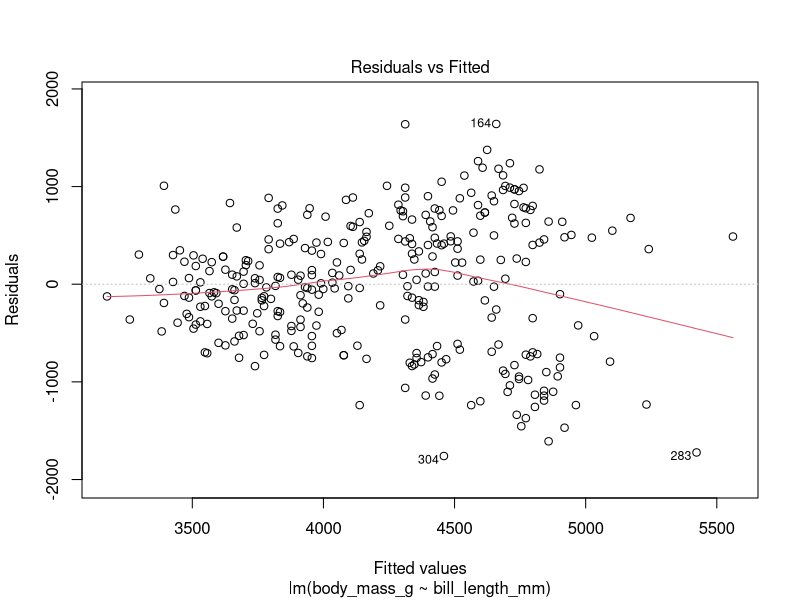
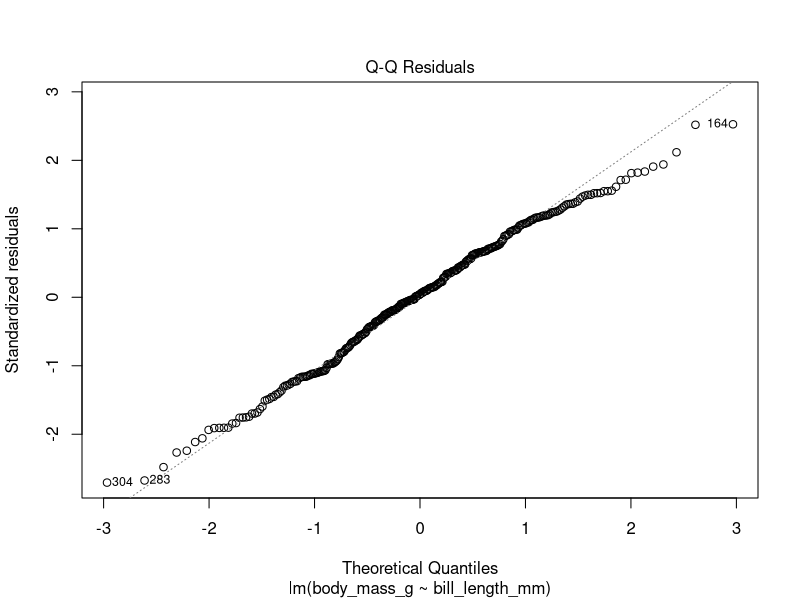
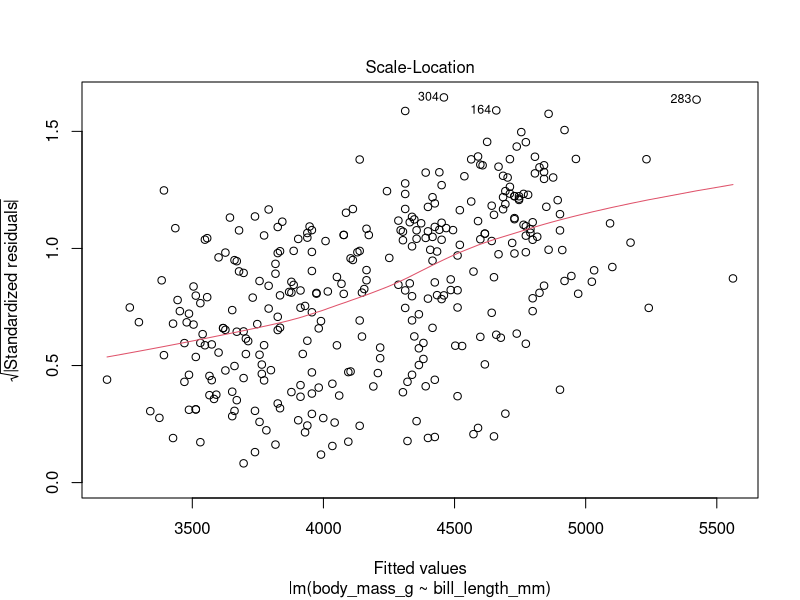
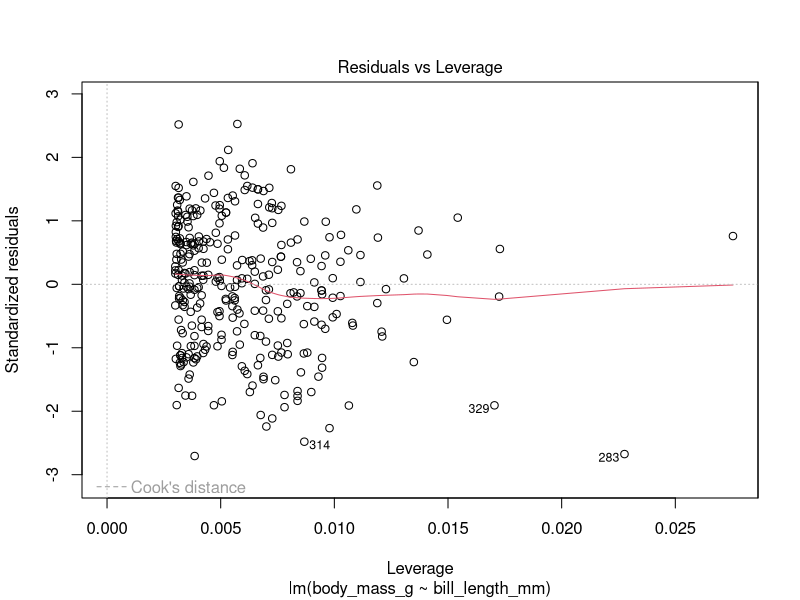
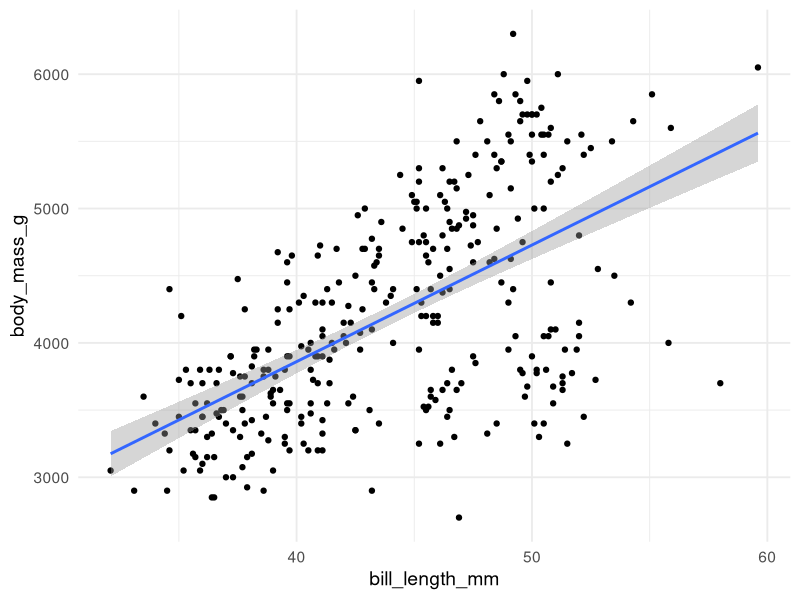
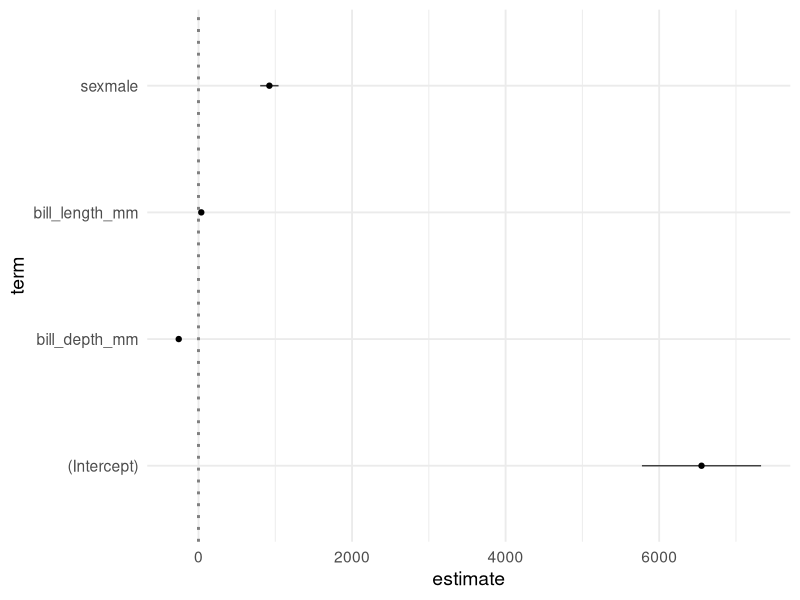
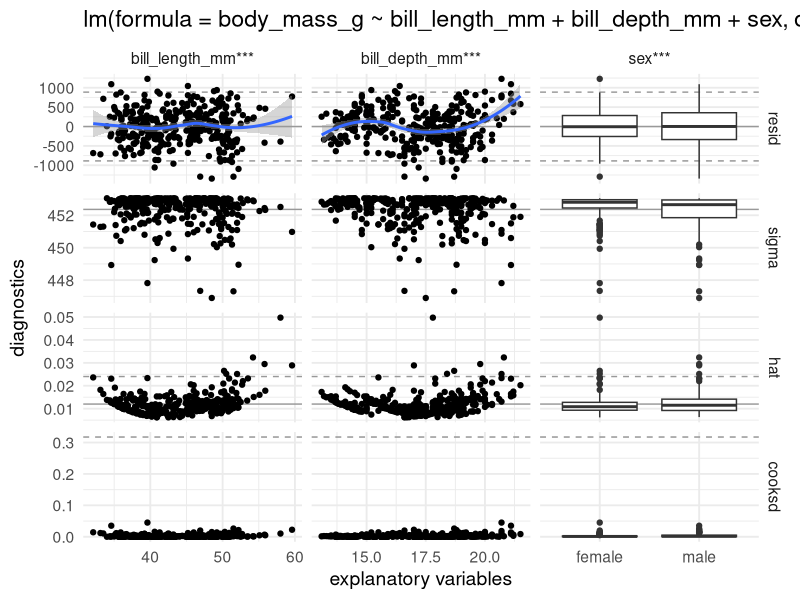
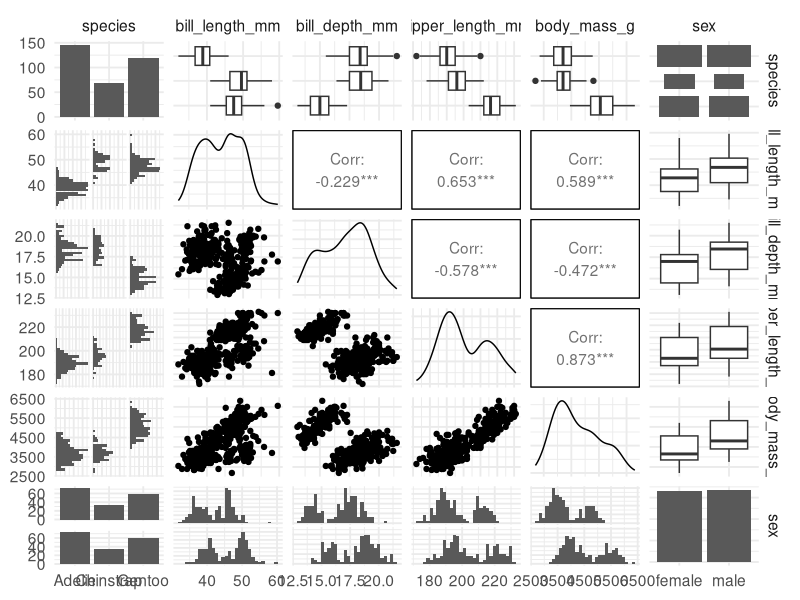

The R source for these figures, in order:
## ---- chunk 1
knitr::opts_chunk$set(echo = TRUE)
library(tidyverse)
theme_set(theme_minimal(base_size = 14))
set.seed(1)
## ---- chunk 2
# Load dataset and pre-process if necessary
library(palmerpenguins)
penguins |> 
  drop_na() -> my_data # bad syntax, but fun!
## ---- chunk 3
model_simple <- lm(body_mass_g ~ bill_length_mm, data = my_data)
## ---- chunk 4
summary(model_simple)
# predict(model_simple)
# residuals(model_simple)
# coef(model_simple)
# confint(model_simple)
## ---- chunk 5
plot(model_simple)
## ---- chunk 6
my_data |>
  ggplot(aes(x = bill_length_mm, y = body_mass_g)) +
  geom_point() +
  geom_smooth(method = "lm")
## ---- chunk 7
model_multiple <- lm(
  body_mass_g ~ bill_length_mm + bill_depth_mm + sex,
  data = my_data)
## ---- chunk 8
summary(model_multiple)
## ---- chunk 9
library(broom)
library(GGally)
## ---- chunk 10
tidy(model_multiple)
## ---- chunk 11
# options(digits = 2)
tidy(model_multiple, conf.int = TRUE) |>
  knitr::kable(digits = 2)
## ---- chunk 12
glance(model_multiple)
## ---- chunk 13
ggcoef(model_multiple)
## ---- chunk 14
ggnostic(model_multiple)
## ---- chunk 15
my_data |>
  select(-year, -island) |>
  ggpairs(progress = FALSE)
## ---- chunk 16
my_data |>
  select(contains("_")) |>
  ggpairs(progress = FALSE)
## ---- chunk 17
model_transformed <- lm(
  body_mass_g ~ poly(bill_length_mm, 2) + bill_depth_mm + sex,
  data = my_data)
## ---- chunk 18
model_transformed |>
  tidy() |>
  knitr::kable()
## ---- chunk 19
model_transformed |>
  glance() |>
  knitr::kable(digits = 3)
## ---- chunk 20
plot(model_transformed)
## ---- chunk 21
f <- function(x1, x2, x3) x1 + 2*x2 - x2^2 # change this
## ---- chunk 22
simulate_data <- function(n) {
  x1 <- rnorm(n, mean = 3, sd = 3) # change
  x2 <- runif(n, min = 0, max = 2) # change
  x3 <- rexp(n, rate = 2) # change
  errors <- rnorm(n, sd = 1) # change
  y <- f(x1, x2, x3) + errors
  data.frame(y = y,
             x1 = x1,
             x2 = x2,
             x3 = x3)
}
## ---- chunk 23
n <- 100
sim_data <- simulate_data(n)
ggpairs(sim_data, progress = FALSE)
## ---- chunk 24
my_model <- lm(y ~ ., data = sim_data)
## ---- chunk 25
my_model |> ggcoef()
